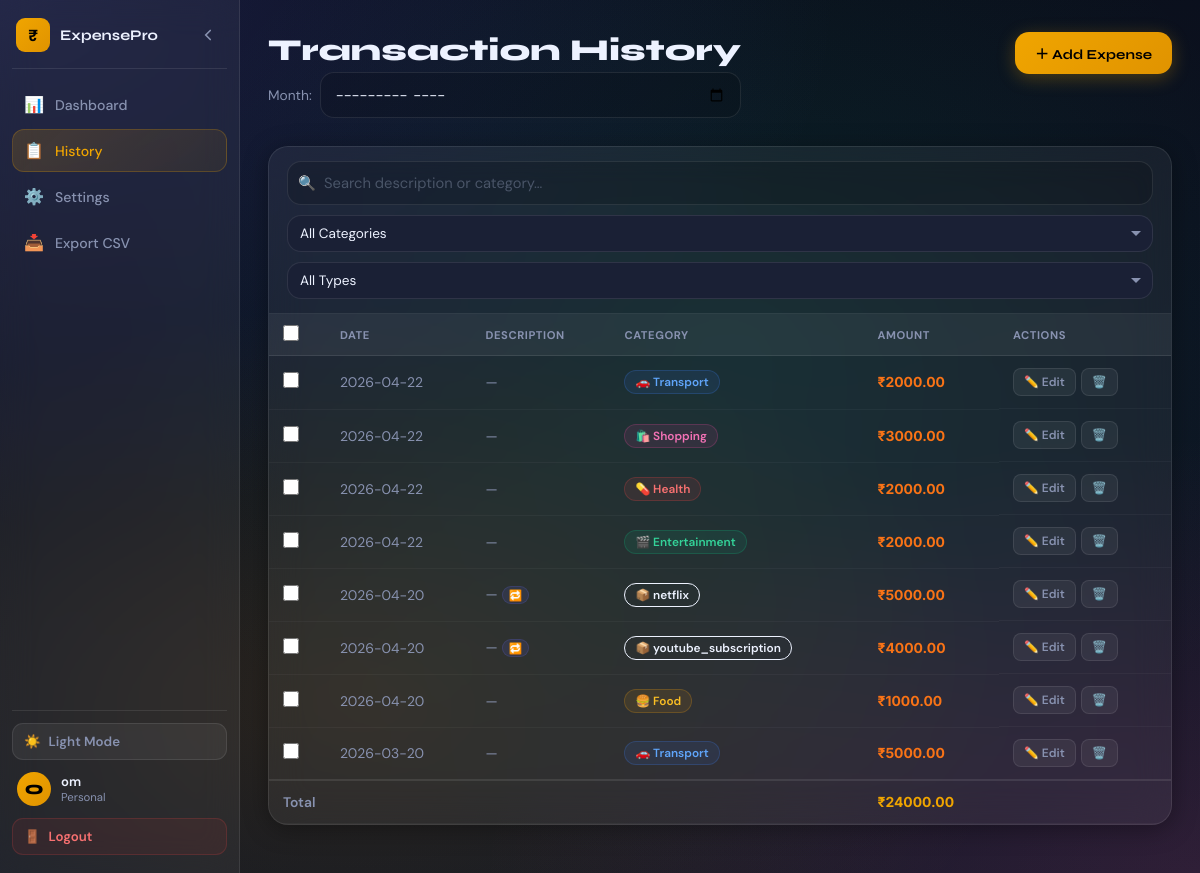
The page /history?month= (signed in) on the database its author committed.
### tables this page shows
CREATE TABLE transactions (
                id INTEGER PRIMARY KEY AUTOINCREMENT,
                user_id INTEGER NOT NULL,
                date TEXT NOT NULL,
                amount REAL NOT NULL,
                category TEXT NOT NULL,
                description TEXT,
                is_recurring INTEGER DEFAULT 0,
                created_at TIMESTAMP DEFAULT CURRENT_TIMESTAMP,
                FOREIGN KEY (user_id) REFERENCES users(id)
            );

### app.py (the view)
@app.route('/history')
@login_required
def history():
    uid = session['user_id']
    month = request.args.get('month', datetime.now().strftime('%Y-%m'))
    with get_db() as conn:
        user = conn.execute('SELECT * FROM users WHERE id=?',(uid,)).fetchone()
        txs = conn.execute(
            "SELECT * FROM transactions WHERE user_id=? AND date LIKE ? ORDER BY date DESC",
            (uid, f"{month}%")).fetchall()
        cat_budgets = {r['category']:r['budget'] for r in
            conn.execute("SELECT category,budget FROM category_budgets WHERE user_id=?",(uid,)).fetchall()}
    total_spent = sum(t['amount'] for t in txs)
    cat_data = {}
    for t in txs:
        cat_data[t['category']] = round(cat_data.get(t['category'],0)+t['amount'],2)
    return render_template('history.html',
        user=user, transactions=txs, total_spent=total_spent,
        cat_data=cat_data, cat_budgets=cat_budgets,
        current_month=month, categories=get_all_categories(uid))

### app.py (called while the page is built)
def get_db():
    conn = sqlite3.connect(DATABASE)
    conn.row_factory = sqlite3.Row
    return conn

def get_all_categories(user_id):
    with get_db() as conn:
        rows = conn.execute(
            "SELECT DISTINCT category FROM custom_categories WHERE user_id=? ORDER BY category",
            (user_id,)).fetchall()
    custom = [r['category'] for r in rows]
    return CATEGORIES + [c for c in custom if c not in CATEGORIES]

def login_required(f):
    @wraps(f)
    def decorated(*args, **kwargs):
        if 'user_id' not in session:
            return redirect(url_for('login'))
        return f(*args, **kwargs)
    return decorated

### templates/history.html (shortened to what this page needs)
{% extends "base.html" %}
{% block body %}
<div class="app-shell">
  <aside class="sidebar" id="sidebar">
    <div class="sidebar-top">
      <div class="sidebar-brand">
        <div class="sidebar-brand-icon">₹</div>
        <span class="sidebar-brand-name">ExpensePro</span>
      </div>
      <button class="sidebar-toggle" id="sidebarToggle">
        <svg width="18" height="18" viewBox="0 0 24 24" fill="none" stroke="currentColor" stroke-width="2.2" stroke-linecap="round"><polyline points="15 18 9 12 15 6"/></svg>
      </button>
    </div>
    <nav class="nav">
      <a href="/dashboard" class="nav-item" data-tip="Dashboard"><span class="nav-icon">📊</span><span class="nav-label">Dashboard</span></a>
      <a href="/history"   class="nav-item active" data-tip="History"><span class="nav-icon">📋</span><span class="nav-label">History</span></a>
      <a href="/set_income" class="nav-item" data-tip="Settings"><span class="nav-icon">⚙️</span><span class="nav-label">Settings</span></a>
      <a href="/export_csv?month={{ current_month }}" class="nav-item" data-tip="Export CSV"><span class="nav-icon">📥</span><span class="nav-label">Export CSV</span></a>
    </nav>
    <div class="sidebar-footer">
      <a href="/toggle_theme" class="theme-btn">
        <span>{% if user.theme=='light' %}🌙{% else %}☀️{% endif %}</span>
        <span class="theme-label">{% if user.theme=='light' %}Dark Mode{% else %}Light Mode{% endif %}</span>
      </a>
      <div class="user-chip">
        <div class="user-av">{{ session.username[0].upper() }}</div>
        <div class="user-info"><div class="user-name">{{ session.username }}</div><div class="user-role">Personal</div></div>
      </div>
      <a href="/logout" class="logout-btn"><span>🚪</span><span class="logout-label">Logout</span></a>
    </div>
  </aside>
  <main class="main" id="mainContent">
    <div class="page-header fade-up">
      <div>
        <h1 class="page-title">Transaction History</h1>
        <p class="page-sub">Month: <input type="month" id="monthPicker" class="month-pick" value="{{ current_month }}"></p>
      </div>
      <button class="btn btn-primary" onclick="openModal()">＋ Add Expense</button>
    </div>
    <div class="card glass fade-up d1">
      <div class="search-bar">
        <div class="search-wrap">
          <span class="search-ico">🔍</span>
          <input type="text" id="searchInput" placeholder="Search description or category…">
        </div>
        <select id="filterCat" class="filter-select-sm">
          <option value="">All Categories</option>
        </select>
        <select id="filterRec" class="filter-select-sm">
          <option value="">All Types</option>
        </select>
      </div>
      {% if transactions %}
      <div class="table-wrap">
        <table class="tx-table">
          <thead>
            <tr>
              <th><input type="checkbox" id="selectAll" class="row-check"></th>
              <th>Date</th><th>Description</th><th>Category</th><th>Amount</th><th>Actions</th>
            </tr>
          </thead>
          <tbody id="txBody">
            {% for t in transactions %}
            <tr class="tx-row" data-cat="{{ t.category }}" data-rec="{{ t.is_recurring }}" data-desc="{{ (t.description or '')|lower }}">
              <td><input type="checkbox" class="row-check tx-cb" value="{{ t.id }}" onchange="updateBulk()"></td>
              <td class="td-date">{{ t.date }}</td>
              <td class="td-desc">{{ t.description or '—' }}{% if t.is_recurring %}<span class="rec-badge">🔁</span>{% endif %}</td>
              <td>
                <span class="cb cb-{{ t.category|lower }}">
                  {% if t.category=='Food' %}🍔{% elif t.category=='Transport' %}🚗{% elif t.category=='Rent' %}🏠{% elif t.category=='Shopping' %}🛍️{% elif t.category=='Entertainment' %}🎬{% elif t.category=='Health' %}💊{% else %}📦{% endif %}
                  {{ t.category }}
                </span>
              </td>
              <td class="td-amt">₹{{ "%.2f"|format(t.amount) }}</td>
              <td class="td-acts">
                <a href="/edit_transaction/{{ t.id }}" class="act-btn edit">✏️ Edit</a>
                <a href="/delete_transaction/{{ t.id }}" class="act-btn del" onclick="return confirm('Delete?')">🗑️</a>
              </td>
            </tr>
            {% endfor %}
          </tbody>
          <tfoot>
            <tr><td colspan="4" class="tfoot-lbl">Total</td><td class="tfoot-val">₹{{ "%.2f"|format(total_spent) }}</td><td></td></tr>
          </tfoot>
        </table>
      </div>
      {% else %}
      <div class="table-empty"><span>🧾</span><p>No transactions for this month.</p><button class="btn btn-primary" onclick="openModal()">Add First Expense</button></div>
      {% endif %}
    </div>
  </main>
</div>
{% endblock %}

### rows shown on the page
transactions: date "2026-04-22", description "—", category "Transport", amount "2000.00"
transactions: date "2026-04-22", description "—", category "Shopping", amount "3000.00"
transactions: date "2026-04-22", description "—", category "Health", amount "2000.00"
transactions: date "2026-04-22", description "—", category "Entertainment", amount "2000.00"
transactions: date "2026-04-20", description "—", category "netflix", amount "5000.00"
transactions: date "2026-04-20", description "—", category "youtube_subscription", amount "4000.00"
transactions: date "2026-04-20", description "—", category "Food", amount "1000.00"
transactions: date "2026-03-20", description "—", category "Transport", amount "5000.00"

### other values the page prints
{{ session.username[0].upper() }} "O"
{{ session.username }} "om"
{{ "%.2f"|format(total_spent) }} "24000.00"
